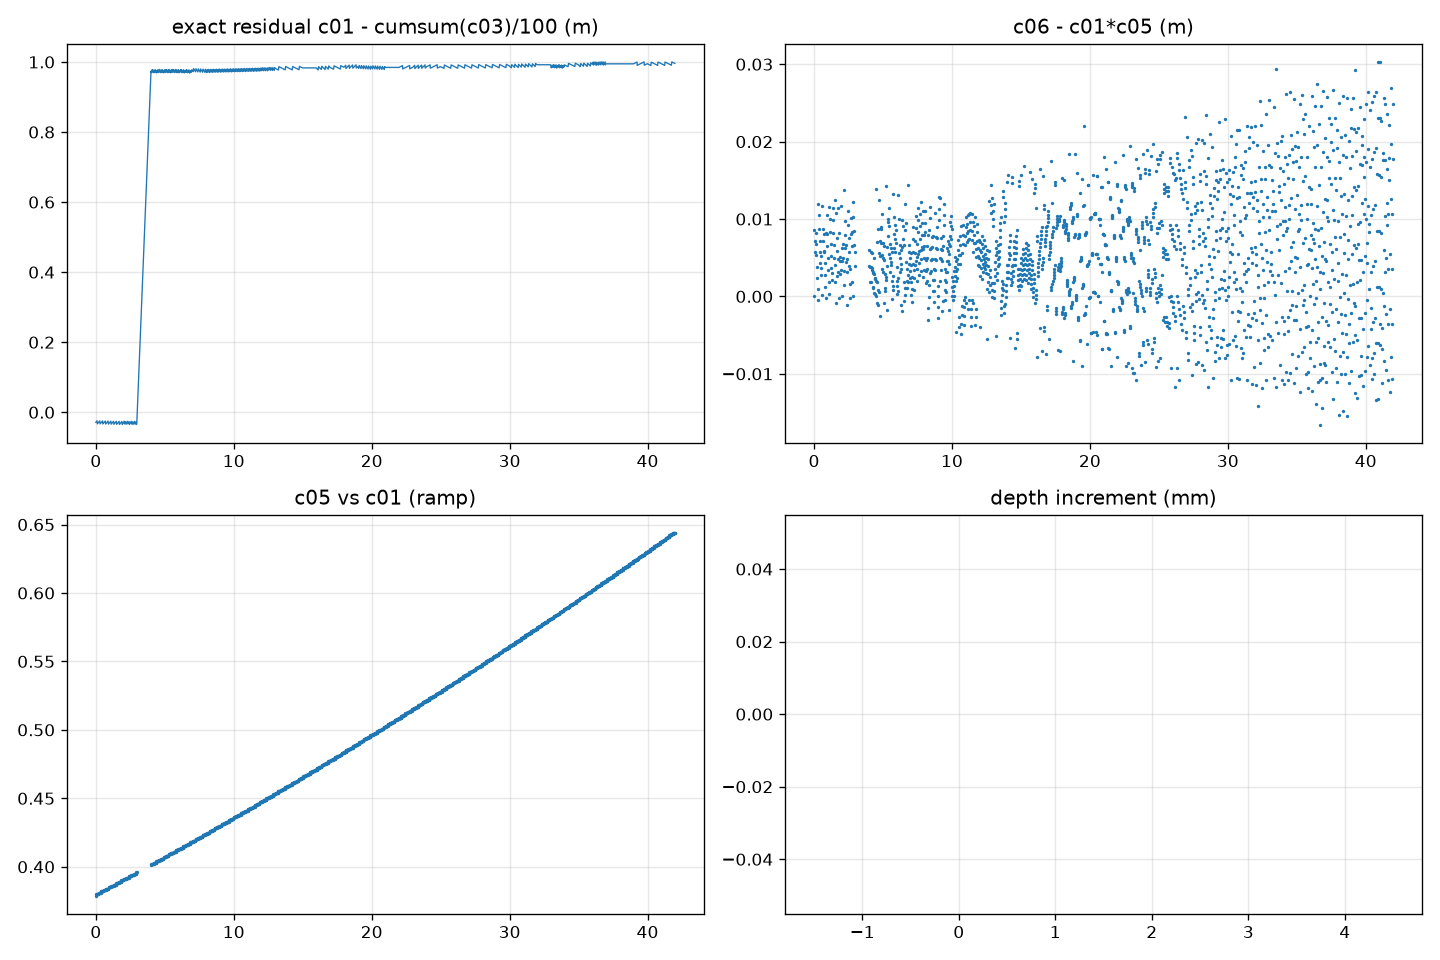

Generate this figure with Python:
#!/usr/bin/env python3
"""Independent adversarial verification of Draft Finding 1 (claim_id draft-finding-1).

Written from scratch; imports nothing from output/analysis/.
All results printed here come from data/observations.tsv at runtime.

Key idea used throughout: the columns live on exact decimal lattices
(c01 on 1 mm, c03 on 0.01 cm, c04 on 0.001 ug/kg, c05 on 0.001 g/cm3,
c06 on 0.01 m), so several relations can be tested in EXACT integer
arithmetic instead of floating point.
"""
import json
import numpy as np
import pandas as pd

DATA = "/data/user/conversations/conv-f07721cb-d3dc-42e9-83c7-7e986203115b/project/data/observations.tsv"
OUT = "/data/user/conversations/conv-f07721cb-d3dc-42e9-83c7-7e986203115b/project/output/verification/figures"

df = pd.read_csv(DATA, sep="\t")
n = len(df)
R = {}
out = []


def rec(key, s):
    print(("[%s] " % key) + str(s))
    out.append("[%s] %s" % (key, s))
    R[key] = s


# exact integer representations (verify the lattices first)
c1_mm = np.round(df.c01_depth_top_m.values * 1000).astype(np.int64)          # mm
assert np.abs(df.c01_depth_top_m.values * 1000 - c1_mm).max() < 1e-9
c2_mm = np.round(df.c02_depth_ice_snow_m.values * 1000).astype(np.int64)     # mm
assert np.abs(df.c02_depth_ice_snow_m.values * 1000 - c2_mm).max() < 1e-9
c3_u = np.round(df.c03_samp_thick_cm.values * 100).astype(np.int64)          # 1e-4 m units
assert np.abs(df.c03_samp_thick_cm.values * 100 - c3_u).max() < 1e-9
c5_mg = np.round(df.c05_density_ice_g_cm_3.values * 1000).astype(np.int64)   # 1e-3 g/cm3
assert np.abs(df.c05_density_ice_g_cm_3.values * 1000 - c5_mg).max() < 1e-9
c6_cm = np.round(df.c06_depth_w_e_m.values * 100).astype(np.int64)           # cm = 1e-2 m
assert np.abs(df.c06_depth_w_e_m.values * 100 - c6_cm).max() < 1e-9
rec("lattices", "c01 mm-grid ok, c02 mm-grid ok, c03 0.01cm-grid ok, c05 0.001 g/cm3 grid ok, c06 cm-grid ok")

# =============================================================== (a)
d21_mm = c2_mm - c1_mm
vals, cnts = np.unique(d21_mm, return_counts=True)
rec("a", "c02-c01 in mm units: values=%s counts=%s ; max=%d mm ; n>20mm=%d"
    % (vals.tolist(), cnts.tolist(), np.abs(d21_mm).max(), int((np.abs(d21_mm) > 20).sum())))
# exact decimal 0.02 m = 20 mm inclusive -> passes; float artefact made 0.0200000000000031
rec("a", "float (c02-c01) max = %.17g (0.02 in float = %.17g)" %
    ((df.c02_depth_ice_snow_m.values - df.c01_depth_top_m.values).max(), 0.02))
# is the 0/10/20 pattern a function of c01?
for delta in vals.tolist():
    m = d21_mm == delta
    rec("a", "delta=%dmm rows=%d c01 range=[%.2f, %.2f] first three c01=%s"
        % (delta, m.sum(), df.c01_depth_top_m.values[m].min(), df.c01_depth_top_m.values[m].max(),
           np.round(df.c01_depth_top_m.values[m][:3], 3).tolist()))

# =============================================================== (b)
m8 = df.c08_age_a_ad_ce.notna().values
m9 = df.c09_age_ka_bp.notna().values
rec("b", "non-null: c08=%d c09=%d identical mask=%s" % (m8.sum(), m9.sum(), bool(np.all(m8 == m9))))
# exact integer test: c09 on 0.001 ka lattice, c08 integer years
c8_i = np.round(df.c08_age_a_ad_ce.values[m8]).astype(np.int64)
c9_mka = np.round(df.c09_age_ka_bp.values[m9] * 1000).astype(np.int64)
rec("b", "c08 integer years? max dev=%.1e ; c09 0.001-ka lattice? max dev=%.1e"
    % (np.abs(df.c08_age_a_ad_ce.values[m8] - c8_i).max(),
       np.abs(df.c09_age_ka_bp.values[m9] * 1000 - c9_mka).max()))
rec("b", "exact integer identity c8_i + c9_mka == 1950 : %s ; unique c08+c09*1000 = %s"
    % (bool(np.all(c8_i + c9_mka == 1950)), np.unique(c8_i + c9_mka).tolist()))
rec("b", "residual (1950-c08)/1000 - c09: max|.|=%.3e over %d rows"
    % (np.abs((1950 - df.c08_age_a_ad_ce.values[m8]) / 1000 - df.c09_age_ka_bp.values[m9]).max(), m8.sum()))

# =============================================================== (c) exact integer
Rint = c1_mm.astype(np.int64) * 10 - np.cumsum(c3_u)     # units of 1e-4 m (0.1 mm); integers
rec("c", "exact integer R_i = c01(0.1mm) - cumsum(c03)(0.1mm): min=%d max=%d distinct=%d"
    % (Rint.min(), Rint.max(), len(np.unique(Rint))))
dR = np.diff(Rint)
jumps = np.where(dR != 0)[0]
big_jump = int(np.argmax(np.abs(dR)))
rec("c", "dR=dc01-c03 in 0.1mm units: values=%s (n rows each)"
    % {int(v): int((dR == v).sum()) for v in np.unique(dR)})
rec("c", "largest dR at row->row %d->%d : value=%d units = %.4f m ; c01[%d]=%.3f c01[%d]=%.3f c03[%d]=%.4f"
    % (big_jump, big_jump + 1, dR[big_jump], dR[big_jump] / 10000.0,
       big_jump, df.c01_depth_top_m.values[big_jump], big_jump + 1, df.c01_depth_top_m.values[big_jump + 1],
       big_jump + 1, df.c03_samp_thick_cm.values[big_jump + 1]))
# what fraction of rows have dR == typical thickness mismatch?
rec("c", "c03 distinct (0.01cm ints) = %s" % np.unique(c3_u).tolist())
rec("c", "dc01 in mm: distinct=%s counts_top=%s"
    % (np.unique(np.diff(c1_mm)).tolist(),
       {int(v): int((np.diff(c1_mm) == v).sum()) for v in np.unique(np.diff(c1_mm))}))
# plateau statistics in exact units
bp = big_jump + 1
rec("c", "before jump rows [0,%d]: R range=[%d,%d] units (%.4f m), sd=%.6f m"
    % (bp - 1, Rint[:bp].min(), Rint[:bp].max(),
       (Rint[:bp].max() - Rint[:bp].min()) / 10000.0, Rint[:bp].std(ddof=0) / 10000.0))
rec("c", "after jump rows [%d,%d]: R range=[%d,%d] units (%.4f m), sd=%.6f m"
    % (bp, n - 1, Rint[bp:].min(), Rint[bp:].max(),
       (Rint[bp:].max() - Rint[bp:].min()) / 10000.0, Rint[bp:].std(ddof=0) / 10000.0))
# claim: c01 = cumsum(c03)/100 + const + step.  best float fit with free slope/intercept/step
cum = np.cumsum(df.c03_samp_thick_cm.values) / 100.0
y = df.c01_depth_top_m.values
best = None
for bp_try in range(50, 160):
    X = np.vstack([cum, (np.arange(n) >= bp_try).astype(float), np.ones(n)]).T
    coef, *_ = np.linalg.lstsq(X, y, rcond=None)
    r = y - X @ coef
    m = np.abs(r).max()
    if best is None or m < best[0]:
        best = (m, bp_try, coef)
rec("c", "free breakpoint scan rows 50..159: best bp=%d max|res|=%.6f m coef(slope,step,intercept)=(%.9f, %.9f, %.9f)"
    % (best[1], best[0], best[2][0], best[2][1], best[2][2]))
X = np.vstack([cum, (np.arange(n) >= 106).astype(float), np.ones(n)]).T
coef, *_ = np.linalg.lstsq(X, y, rcond=None)
r106 = y - X @ coef
rec("c", "bp=106 fixed, free slope/step/int: max|res|=%.6f sd=%.6f coef=(%.9f,%.9f,%.9f)"
    % (np.abs(r106).max(), r106.std(ddof=0), coef[0], coef[1], coef[2]))
# restricted model: slope fixed to 1 (claim's form), only step + intercept free
X2 = np.vstack([cum, (np.arange(n) >= 106).astype(float), np.ones(n)]).T
rhs = y - cum
X2b = np.vstack([(np.arange(n) >= 106).astype(float), np.ones(n)]).T
coef2, *_ = np.linalg.lstsq(X2b, rhs, rcond=None)
r2 = rhs - X2b @ coef2
rec("c", "slope fixed to 1: step=%.6f m intercept=%.6f m max|res|=%.6f m" % (coef2[0], coef2[1], np.abs(r2).max()))

# --- ADVERSARIAL c: (i) smooth drift instead of step; (ii) drift+step; (iii) reverse
g = y - cum
for name, Xd in [
    ("const only", np.ones((n, 1))),
    ("linear in c01", np.vstack([y, np.ones(n)]).T),
    ("quadratic in c01", np.vstack([y ** 2, y, np.ones(n)]).T),
    ("cubic in c01", np.vstack([y ** 3, y ** 2, y, np.ones(n)]).T),
    ("piecewise-linear continuous, knot at bp 2.99 m", np.vstack([y, np.maximum(0, y - 2.99), np.ones(n)]).T),
]:
    cc, *_ = np.linalg.lstsq(Xd, g, rcond=None)
    rr = g - Xd @ cc
    rec("c-alt", "gap explained by %-42s : max|res|=%.6f m R2=%.8f"
        % (name, np.abs(rr).max(), 1 - np.sum(rr ** 2) / np.sum((g - g.mean()) ** 2)))
# reverse direction: c03 from 100*diff(c01)
dc = np.diff(c1_mm)           # mm
rev = dc * 10                 # in 0.01cm units == c03 units? 1 mm = 10 * (0.01cm)
assert True
rec("c-rev", "100*diff(c01) in 0.01cm units: distinct=%s" % np.unique(rev).tolist())
ok = np.abs(rev - c3_u[1:]).max()
excl = np.arange(len(rev)) != big_jump
rec("c-rev", "100*diff(c01) vs c03[1:]: n exact=%d/%d (%.4f); incl. jump row max dev=%d units (%.4f cm); excl. jump row max dev=%d units"
    % (int((rev == c3_u[1:]).sum()), len(rev), (rev == c3_u[1:]).mean(),
       ok, ok / 100.0, np.abs(rev[excl] - c3_u[1:][excl]).max()))
d_rev = rev - c3_u[1:]
rec("c-rev", "100*diff(c01)-c03 in 0.01cm units: distinct values/counts = %s"
    % {int(v): int((d_rev == v).sum()) for v in np.unique(d_rev)})
# can c01 be exactly the 1-mm rounding of an underlying continuous depth built from c03?
# test: does there exist integer offset a (0.1mm units) with c01_mm*10 = 10*round((cumsum(c3_u)+a)/10)?
for a in range(-4000, 4001):
    cand = np.round((np.cumsum(c3_u) + a) / 10.0) * 10
    if np.array_equal(cand[:bp], c1_mm[:bp] * 10):
        rec("c-round", "exact mm-rounding of cumsum(c03)+a reproduces c01[:%d] with a=%d (%.4f m)" % (bp, a, a / 10000.0))
        break
else:
    # best match fraction
    bestfrac, besta = -1, None
    for a in range(-4000, 4001):
        cand = np.round((np.cumsum(c3_u) + a) / 10.0) * 10
        frac = (cand[:bp] == c1_mm[:bp] * 10).mean()
        if frac > bestfrac:
            bestfrac, besta = frac, a
    rec("c-round", "no exact mm-rounding offset for rows <106; best a=%d gives %.4f agreement" % (besta, bestfrac))

# =============================================================== (d)
prod = df.c01_depth_top_m.values * df.c05_density_ice_g_cm_3.values
r6 = df.c06_depth_w_e_m.values - prod
rec("d", "c06 - c01*c05: max|.|=%.6f  min=%.6f  mean=%+.6f  sd=%.6f  n_exact=%d"
    % (np.abs(r6).max(), r6.min(), r6.mean(), r6.std(ddof=0), int((r6 == 0).sum())))
rec("d", "span c01 = %.2f m ; max rel resid (c06>0) = %.4f" %
    (y[-1] - y[0], np.nanmax(np.abs(r6[y > 0] / df.c06_depth_w_e_m.values[y > 0]))))
# candidate exact generators for c06
for name, pred in [
    ("round(c01*c05,2)", np.round(prod, 2)),
    ("round(c01*c05,3)", np.round(prod, 3)),
    ("round(c02*c05,2)", np.round(df.c02_depth_ice_snow_m.values * df.c05_density_ice_g_cm_3.values, 2)),
    ("floor(c01*c05*100)/100", np.floor(prod * 100) / 100.0),
    ("round(c01*c05,2) (banker)", np.round(prod, 2)),
]:
    e = df.c06_depth_w_e_m.values - pred
    rec("d-gen", "%-26s exact=%d/%d (%.4f)  max|err|=%.6f" % (name, int((np.abs(e) < 5e-9).sum()), n, (np.abs(e) < 5e-9).mean(), np.abs(e).max()))
# residual correlates with c01?  (quantization story: r6 ~ c01*(rho_true - c05) + round err)
rec("d", "corr(r6, c01)=%+.4f ; corr(r6, c05)=%+.4f" % (np.corrcoef(r6, y)[0, 1], np.corrcoef(r6, c5_mg.astype(float))[0, 1]))
# r6 vs quantization bound 41.98*0.0005 + 0.005 = 0.026
rec("d", "quantization bound if c06=round(c01*rho_true,2) and c05=round(rho_true,3): 0.005+41.98*0.0005=%.4f ; observed max %.4f" % (0.005 + 41.98 * 0.0005, np.abs(r6).max()))
# implied rho from c06/c01 where c01 large -- compare with c05
big = y >= 5.0
imp = df.c06_depth_w_e_m.values[big] / y[big]
rec("d", "for c01>=5m (n=%d): |c06/c01 - c05| max=%.6f  frac<=0.0005: %.4f" %
    (big.sum(), np.abs(imp - df.c05_density_ice_g_cm_3.values[big]).max(),
     (np.abs(imp - df.c05_density_ice_g_cm_3.values[big]) <= 0.0005).mean()))

# =============================================================== (e)
u5, cnt5 = np.unique(c5_mg, return_counts=True)
rec("e", "c05 distinct=%d min=%.3f max=%.3f ; increments distinct=%s counts=%s"
    % (len(u5), u5.min() / 1000, u5.max() / 1000,
       (np.diff(u5)).tolist()[:3] + ["..."], {int(v): int((np.diff(u5) == v).sum()) for v in np.unique(np.diff(u5))}))
# are c05 values exactly the lattice 379..? with one 5-step?
lat = np.arange(u5.min(), u5.min() + 1000 * (u5.max() - u5.min()) // 1000 + 1)
# simpler: check representation u5 = 379 + k + jump
rec("e", "lattice check: u5 sorted, first/last=%d/%d ; missing lattice values between: %d of %d"
    % (u5.min(), u5.max(), (u5.max() - u5.min() + 1) - len(u5), u5.max() - u5.min() + 1))
# equal c01 implies equal c05?
g1 = {}
bad = 0
for a, b in zip(c1_mm, c5_mg):
    if a in g1 and g1[a] != b:
        bad += 1
    else:
        g1.setdefault(a, b)
rec("e", "distinct c01=%d ; equal-c01->equal-c05 violations=%d (test is VACUOUS: every c01 distinct)" % (len(g1), bad))
# monotone in c01?
rec("e", "c05 non-increasing events when sorted by c01: %d ; equal-c05 adjacent pairs: %d"
    % (int((np.diff(c5_mg[y.argsort(kind='stable')]) < 0).sum()),
       int((np.diff(c5_mg[y.argsort(kind='stable')]) == 0).sum())))
# equal c05 -> equal c01? (i.e. is the map injective)
gu = {}
for a, b in zip(c5_mg, c1_mm):
    gu.setdefault(a, []).append(b)
mult = [len(v) for v in gu.values()]
rec("e", "c05 levels replicated: max multiplicity=%d, median=%d; range of c01 within a level > 1mm for %d levels"
    % (max(mult), int(np.median(mult)), sum(1 for v in gu.values() if max(v) - min(v) > 1)))
# quadratic fit, and rounding consistency of c05 = round(f(c01),3)
for deg in (1, 2, 3):
    cc = np.polyfit(y, df.c05_density_ice_g_cm_3.values, deg)
    rr = df.c05_density_ice_g_cm_3.values - np.polyval(cc, y)
    rec("e", "c05 ~ poly%d(c01): max|res|=%.9f ; rounding-consistent frac (|res|<=5e-4): %.4f"
        % (deg, np.abs(rr).max(), (np.abs(rr) <= 5e-4).mean()))
    if deg == 2:
        pred_round = np.round(np.polyval(cc, y), 3)
        rec("e", "quadratic->round(3dp) exactly equals c05: %d/%d (%.4f)" % (int((pred_round == df.c05_density_ice_g_cm_3.values).sum()), n, (pred_round == df.c05_density_ice_g_cm_3.values).mean()))
# step-function-of-depth test: is c05 constant within 1-mm depth bin? (it is 262-valued, so no)
# how many rows per c05 level, does c01 increase within each level? yes by construction

# ---- model family: how exactly is c06 generated from depth and density?
rec("d-gen2", "== generator grid for c06 (base depth x c05, rounding rule) ==")
bases = {"c01": y, "c02": df.c02_depth_ice_snow_m.values, "mean(c01,c02)": (y + df.c02_depth_ice_snow_m.values) / 2}
for bname, b in bases.items():
    for rname, fn in [("none", lambda v: v), ("floor.01", lambda v: np.floor(v * 100) / 100),
                      ("round.01", lambda v: np.round(v, 2)), ("round.02", lambda v: np.round(v, 2)),
                      ("round.03", lambda v: np.round(v, 3))]:
        if rname == "round.02":
            continue
        e = df.c06_depth_w_e_m.values - fn(b * df.c05_density_ice_g_cm_3.values)
        rec("d-gen2", "base=%-11s rule=%-8s exact=%4d/%d (%.4f) max|err|=%.4f rms=%.4f"
            % (bname, rname, int((np.abs(e) < 5e-9).sum()), n, (np.abs(e) < 5e-9).mean(), np.abs(e).max(),
               np.sqrt((e ** 2).mean())))
# compare with 0.01 m rounding of the *continuous* product of the true density
rec("d-gen2", "NOTE: c06 on 1-cm grid: max dev=%.2e" % np.abs(df.c06_depth_w_e_m.values * 100 - c6_cm).max())

# ---- sub-interval structure of the step (adversarial: is it really one step?)
rec("c-alt2", "== segment-wise fit of c01 = a*cum + b (no step), per 5 m depth band ==")
for lo in np.arange(0, 40, 5.0):
    m = (y >= lo) & (y < lo + 5.0)
    if m.sum() < 8:
        continue
    cc = np.polyfit(cum[m], y[m], 1)
    rr = y[m] - np.polyval(cc, cum[m])
    rec("c-alt2", "band [%.0f,%.0f) n=%4d slope=%.6f intercept=%+.6f max|res|=%.6f"
        % (lo, lo + 5, m.sum(), cc[0], cc[1], np.abs(rr).max()))
rec("c-alt2", "== same, per 5 m band, slope fixed to 1 ==")
for lo in np.arange(0, 40, 5.0):
    m = (y >= lo) & (y < lo + 5.0)
    rr = y[m] - cum[m] - np.median(y[m] - cum[m])
    rec("c-alt2", "band [%.0f,%.0f) n=%4d median(c01-cum)=%+.4f  half-range=%.4f"
        % (lo, lo + 5, m.sum(), np.median(y[m] - cum[m]), 0.5 * (y[m] - cum[m]).max() - 0.5 * (y[m] - cum[m]).min()))

# =============================================================== TASK 1 pair scan
rec("t1", "")
rec("t1", "== exhaustive pair scan (8 numeric cols; c07 handled separately) ==")
num = ["c01_depth_top_m", "c02_depth_ice_snow_m", "c03_samp_thick_cm", "c04_sulfate_ug_kg",
       "c05_density_ice_g_cm_3", "c06_depth_w_e_m", "c08_age_a_ad_ce", "c09_age_ka_bp"]
for i in range(len(num)):
    for j in range(i + 1, len(num)):
        A = df[num[i]].values.astype(float)
        B = df[num[j]].values.astype(float)
        ok = np.isfinite(A) & np.isfinite(B)
        if ok.sum() < 20:
            rec("t1", "%-22s %-22s n=%d skip" % (num[i], num[j], ok.sum()))
            continue
        M = np.vstack([A[ok] / np.ptp(A[ok]), B[ok] / np.ptp(B[ok]), np.ones(ok.sum())]).T
        _, s, Vt = np.linalg.svd(M, full_matrices=False)
        v = Vt[-1]
        val = M @ v
        val = val - val.mean()
        # express as normalized a*A+b*B+c=0 residual in combined units
        rec("t1", "%-22s %-22s sv_min/sv_max=%.2e  max|aA+bB+c|=%.4g" % (num[i], num[j], s[-1] / s[0], np.abs(M @ Vt[-1]).max()))
# targeted c04 checks
def group_variation(key, vals, nd=9):
    d = {}
    for k, v in zip(np.round(key, nd), vals):
        d.setdefault(k, []).append(v)
    multi = {k: v for k, v in d.items() if len(v) > 1}
    varying = sum(1 for v in multi.values() if len(set(np.round(v, 9))) > 1)
    return len(multi), varying
for keyname, key in [("c06", np.round(df.c06_depth_w_e_m.values, 9)), ("c01", np.round(df.c01_depth_top_m.values, 9)),
                     ("c05", np.round(df.c05_density_ice_g_cm_3.values, 9)), ("c03", np.round(df.c03_samp_thick_cm.values, 9)),
                     ("c02", np.round(df.c02_depth_ice_snow_m.values, 9))]:
    nm, nv = group_variation(key, df.c04_sulfate_ug_kg.values)
    rec("t1", "c04 within equal-%s groups: %d groups mult>1, %d of them have >1 distinct c04" % (keyname, nm, nv))
# and does any geometry column repeat at ALL?
for keyname, key in [("c01", c1_mm), ("c02", c2_mm), ("c06", c6_cm)]:
    u, c = np.unique(key, return_counts=True)
    rec("t1", "column %s: distinct=%d max multiplicity=%d" % (keyname, len(u), c.max()))
# c04 correlations
for c in num:
    if c == "c04_sulfate_ug_kg":
        continue
    A = df[c].values.astype(float)
    ok = np.isfinite(A) & df.c04_sulfate_ug_kg.notna().values
    rec("t1", "pearson c04 vs %-22s r=%+.4f (n=%d)" % (c, np.corrcoef(A[ok], df.c04_sulfate_ug_kg.values[ok])[0, 1], ok.sum()))
c4 = df.c04_sulfate_ug_kg.dropna().values
rec("t1", "c04 n=%d distinct=%d lattice0.001 maxdev=%.2e" % (len(c4), len(np.unique(c4)), np.abs(c4 - np.round(c4, 3)).max()))
# c07 checks
rec("t1", "-- c07 --")
sig = df.c07_signal.notna().values
rec("t1", "c07 non-empty rows=%d ; labels=%s ; same rows as c08/c09 non-null: %s"
    % (sig.sum(), df.loc[sig, "c07_signal"].value_counts().to_dict(), bool(np.all(sig == m8))))
idx = np.where(sig)[0]
rec("t1", "signal rows (idx, c01, c04, c06, c09): %s" % [(int(i), float(df.c01_depth_top_m.values[i]),
      float(df.c04_sulfate_ug_kg.values[i]), float(df.c06_depth_w_e_m.values[i]),
      float(df.c09_age_ka_bp.values[i])) for i in idx])
rec("t1", "c04 percentile of signal rows: %s" % np.round(pd.Series(df.c04_sulfate_ug_kg.values).rank(pct=True).values[idx], 3).tolist())
# do labels repeat at same geometry?
for lab, sub in df[sig].groupby("c07_signal"):
    rec("t1", "label %-20s n=%d c01=%s c04=%s" % (lab, len(sub), np.round(sub.c01_depth_top_m.values, 3).tolist(), np.round(sub.c04_sulfate_ug_kg.values, 3).tolist()))
# c08 vs geometry: any functional form?
ok8 = m8
for deg in (1, 2, 3, 4, 5):
    cc = np.polyfit(df.c01_depth_top_m.values[ok8], df.c08_age_a_ad_ce.values[ok8], deg)
    rr = df.c08_age_a_ad_ce.values[ok8] - np.polyval(cc, df.c01_depth_top_m.values[ok8])
    rec("t1", "c08 ~ poly%d(c01) on 15 dated rows: max|res|=%.2f a (range %d a)" % (deg, np.abs(rr).max(), int(np.ptp(df.c08_age_a_ad_ce.values[ok8]))))
rec("t1", "c08 monotonically non-increasing in c01 on dated rows: %s"
    % bool(np.all(np.diff(df.c08_age_a_ad_ce.values[ok8][np.argsort(df.c01_depth_top_m.values[ok8])]) <= 0)))

# =============================================================== TASK 3 direction
rec("t3", "")
rec("t3", "== direction test c05<->c06 ==")
ratio = df.c06_depth_w_e_m.values / y
rA = df.c05_density_ice_g_cm_3.values - np.round(ratio, 3)   # c05 rounded from c06/c01
rB = df.c06_depth_w_e_m.values - np.round(prod, 3)           # c06 rounded from c01*c05 (3dp)
rB2 = df.c06_depth_w_e_m.values - np.round(prod, 2)          # 2dp
for nm, rr in [("c05 - round(c06/c01,3)", rA), ("c06 - round(c01*c05,3)", rB), ("c06 - round(c01*c05,2)", rB2)]:
    fin = np.isfinite(rr)
    rec("t3", "%-26s frac|.|<=5e-4 = %.4f (%d/%d) ; frac exact = %.4f ; max|.|=%.4g"
        % (nm, (np.abs(rr[fin]) <= 5e-4).mean(), int((np.abs(rr[fin]) <= 5e-4).sum()), n,
           (np.abs(rr[fin]) < 5e-9).mean(), np.abs(rr[fin]).max()))
# fail locations of reverse model
fin = np.isfinite(rA)
bad = fin & (np.abs(rA) > 5e-4)
rec("t3", "reverse-model failures: %d rows ; their c01: min=%.3f max=%.3f median=%.3f"
    % (bad.sum(), y[bad].min(), y[bad].max(), np.median(y[bad])))
rec("t3", "reverse-model failures for c01>=1 m: %d/%d (%.4f) ; for c01<1 m: %d/%d (%.4f)"
    % (int((bad & (y >= 1)).sum()), int((y >= 1).sum()), (bad & (y >= 1)).sum() / (y >= 1).sum(),
       int((bad & (y < 1)).sum()), int((y < 1).sum()), (bad & (y < 1)).sum() / (y < 1).sum()))
# ratio monotonicity vs c05 monotonicity
rec("t3", "ratio c06/c01 non-increasing events when sorted by c01: %d (c05 itself has %d)"
    % (int((np.diff((df.c06_depth_w_e_m.values / y)[y.argsort(kind='stable')]) < 0).sum()),
       int((np.diff(c5_mg[y.argsort(kind='stable')]) < 0).sum())))
rec("t3", "mean overshoot r6 = c06 - c01*c05 is %+.6f m -> c05 < c06/c01 on average (consistent with c05=round down / c06 rounded up?)" % r6.mean())
# where is reverse forced by data? rows where c01*c05 > c06 + 0.005  (would break c06=round(product,2))
viol = prod > df.c06_depth_w_e_m.values + 0.005
rec("t3", "rows where c01*c05 > c06+0.005 (would falsify c06=round(c01*c05,2) unless rho>c05): %d ; max excess=%.4f"
    % (int(viol.sum()), (prod - df.c06_depth_w_e_m.values)[viol].max() if viol.any() else 0.0))
viol2 = prod < df.c06_depth_w_e_m.values - 0.005
rec("t3", "rows where c01*c05 < c06-0.005: %d ; max deficit=%.4f" % (int(viol2.sum()), (df.c06_depth_w_e_m.values - prod)[viol2].max() if viol2.any() else 0.0))

# =============================================================== figure
import matplotlib
matplotlib.use("Agg")
import matplotlib.pyplot as plt
fig, ax = plt.subplots(2, 2, figsize=(12, 8))
ax[0, 0].plot(y, Rint / 10000.0, lw=0.8)
ax[0, 0].set_title("exact residual c01 - cumsum(c03)/100 (m)")
ax[0, 1].plot(y, r6, ".", ms=2)
ax[0, 1].set_title("c06 - c01*c05 (m)")
ax[1, 0].plot(df.c01_depth_top_m.values, df.c05_density_ice_g_cm_3.values, ".", ms=2)
ax[1, 0].set_title("c05 vs c01 (ramp)")
ax[1, 1].hist(np.diff(c1_mm), bins=np.arange(-1, 6) - 0.5)
ax[1, 1].set_title("depth increment (mm)")
for a in ax.ravel():
    a.grid(alpha=0.3)
plt.tight_layout()
plt.savefig(OUT + "/verify_finding1.png", dpi=120)
rec("figure", "wrote verify_finding1.png")

with open(OUT + "/verify_finding1_output.txt", "w") as fh:
    fh.write("\n".join(out) + "\n")
with open(OUT + "/verify_finding1_summary.json", "w") as fh:
    json.dump(R, fh, indent=1)
print("\nwrote output files to", OUT)
